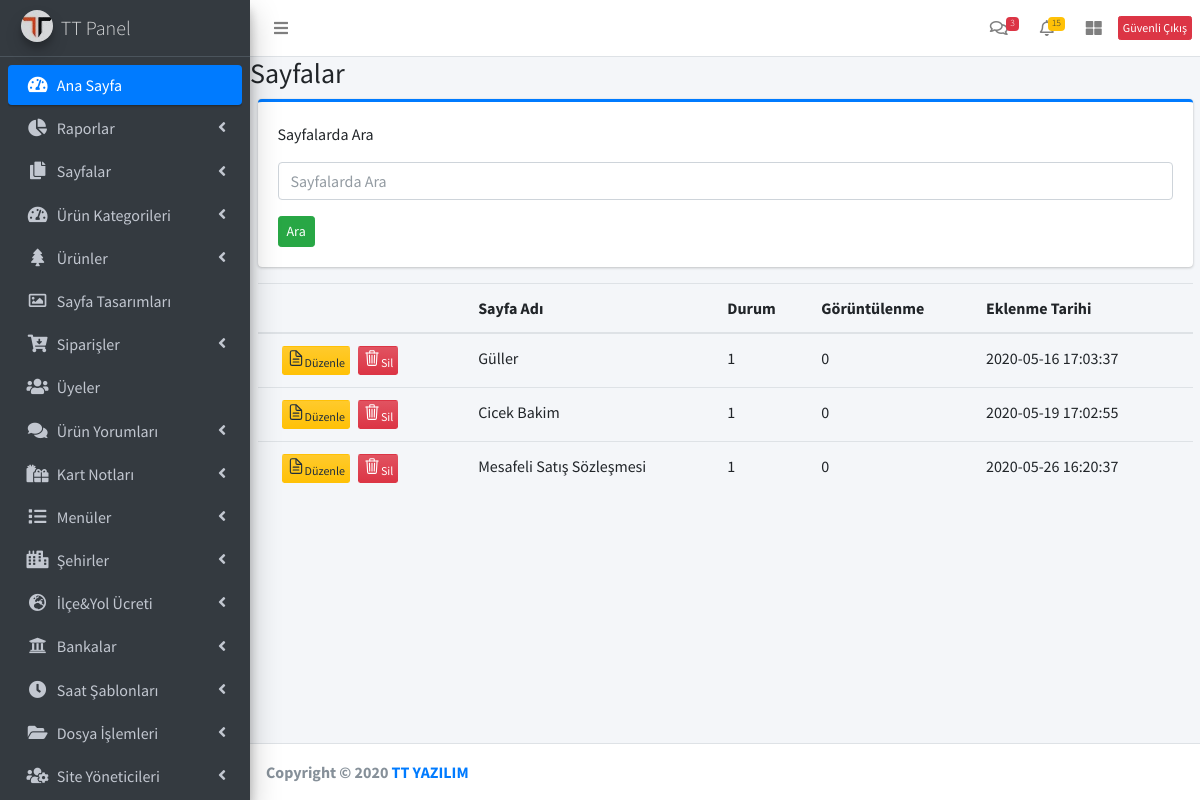
Page /ttadmin/page.php (signed in) on the committed database.
### tables this page shows
CREATE TABLE `page` (
  `ID` int(11) NOT NULL,
  `TITLE` varchar(100) NOT NULL,
  `URL` varchar(100) NOT NULL,
  `DESCRIPTION` text NOT NULL,
  `STATUS` tinyint(1) NOT NULL DEFAULT 1,
  `PAGE_TITLE_SEO` varchar(100) DEFAULT NULL,
  `PAGE_META_KEYWORDS` varchar(100) DEFAULT NULL,
  `PAGE_META_DESCRIPTION` varchar(250) DEFAULT NULL,
  `IMAGE` varchar(50) NOT NULL,
  `VIEW` int(11) NOT NULL DEFAULT 0,
  `PROCESS_DATE` datetime NOT NULL DEFAULT current_timestamp(),
  `ACTIVE` tinyint(1) NOT NULL DEFAULT 1
);

### ttadmin/page.php (the view, shortened to what this page needs)
<?php include("header.php") ?>
    <div class="content-wrapper">
        <div class="card-body table-responsive p-0">
        <h3>Sayfalar</h3>
        <div class="col-md-12">
            <div class="card card-primary card-outline">
            <div class="card-body">
                <p>Sayfalarda Ara</p>
                <form method="post" action="<?php echo $_SERVER['PHP_SELF'];?>">
                    <div class="form-group">
                    <input class="form-control" placeholder="Sayfalarda Ara" name="search">
                    </div>
                    <button type="submit" class="btn btn-success btn-sm">Ara</button>
                </form>
                </div>
            </div>
        </div>
        <div class="col-md-12">
            <table class="table table-hover text-nowrap">
                <thead>
                    <tr>
                    <th></th>
                    <th>Sayfa Adı</th>
                    <th>Durum</th>
                    <th>Görüntülenme</th>
                    <th>Eklenme Tarihi</th>
                    </tr>
                </thead>
                <tbody>
                    <?php
                        $param = "";
                        $sql = "select * from page where ACTIVE=1 and upper(TITLE) like upper('%".$param."%')";
                        $result = mysqli_query($conn,$sql);
                        while($row=mysqli_fetch_array($result))
                        {
                        echo '<tr>';
                    ?>
                    <td>
                        <div class="btn-toolbar" role="toolbar" aria-label="Toolbar with button groups">
                            <div class="btn-group mr-2" role="group" aria-label="Third group">
                            <button type="button" class="btn btn-block bg-gradient-warning btn-xs"><ion-icon size="small" name="document-text-outline"></ion-icon>Düzenle</button>
                            </div>
                            <div class="btn-group mr-2" role="group" aria-label="Third group">
                            <button type="button" class="btn btn-block bg-gradient-danger btn-xs"><ion-icon size="small" name="trash-outline"></ion-icon>Sil</button>
                            </div>
                        </div>
                    </td>
                    <?php
                        echo '<td>'.$row['TITLE'].'</td>';
                        echo '<td>'.$row['STATUS'].'</td>';
                        echo '<td>'.$row['VIEW'].'</td>';
                        echo '<td>'.$row['PROCESS_DATE'].'</td>';
                        echo '</tr>';
                        }
                    ?>
                </tbody>
             </table>
            </div>
         </div>
    </div>
<?php include("footer.php") ?>

### rows in the picture
page: TITLE "Güller", STATUS "1", VIEW "0", PROCESS_DATE "2020-05-16 17:03:37"
page: TITLE "Cicek Bakim", STATUS "1", VIEW "0", PROCESS_DATE "2020-05-19 17:02:55"
page: TITLE "Mesafeli Satış Sözleşmesi", STATUS "1", VIEW "0", PROCESS_DATE "2020-05-26 16:20:37"
